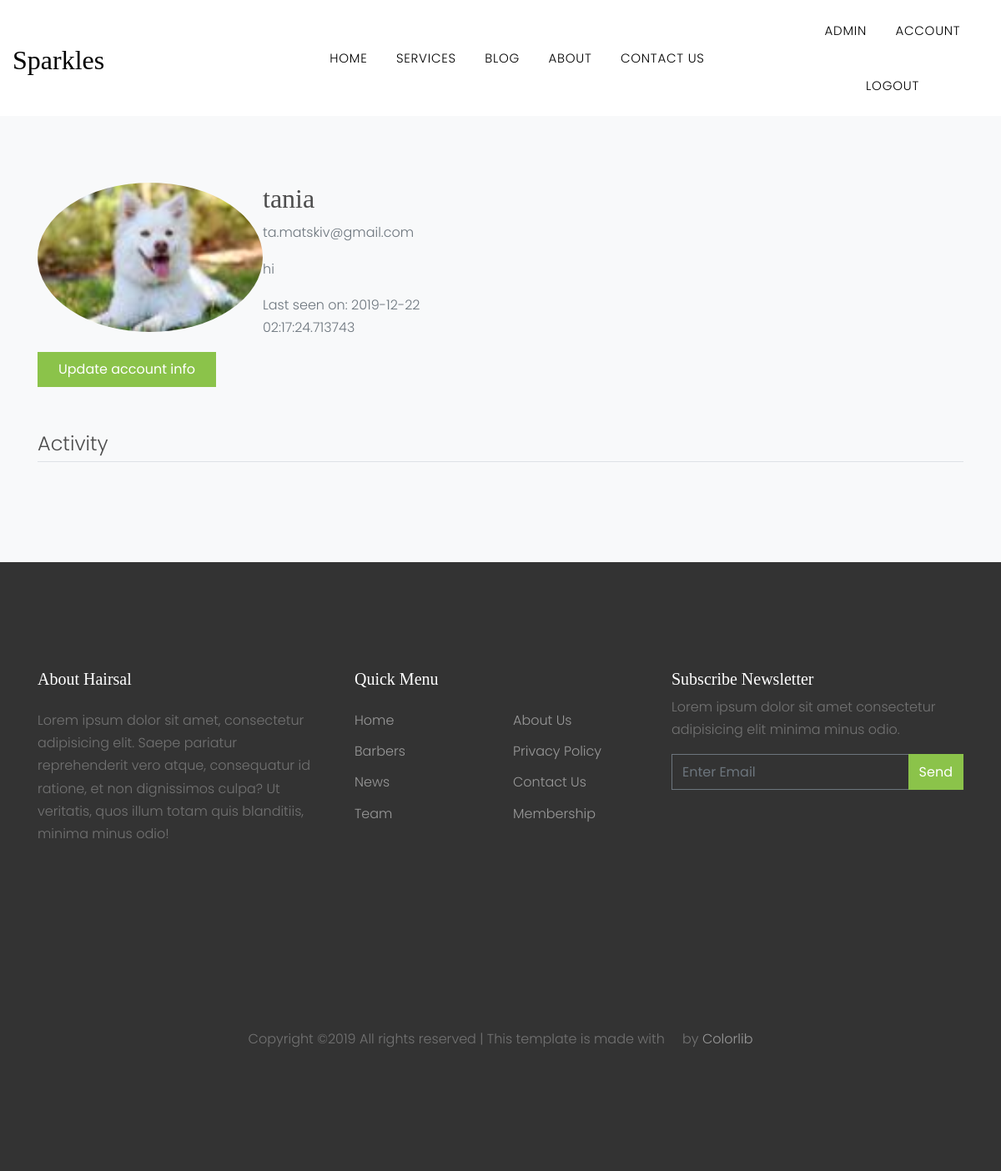
Page /account (signed in) on the earlier database version.
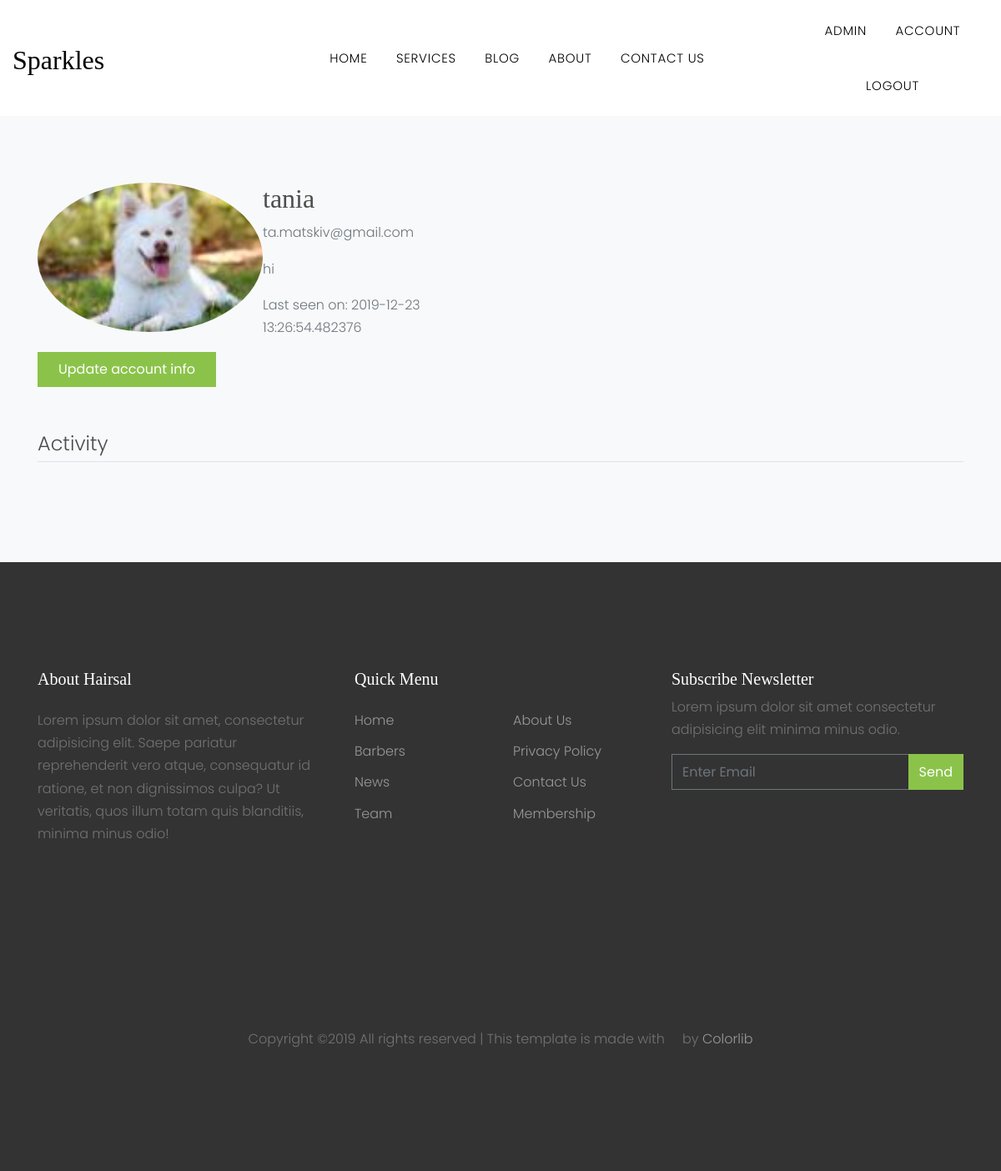
Same page on the later database version.
### flaskblog/models.py (models this page shows, shortened)
class User(db.Model, UserMixin):
	id = db.Column(db. Integer, primary_key=True)
	name = db.Column(db.String(50))
	username = db.Column(db.String(20), unique=True, nullable=False)
	email = db.Column(db.String(120), unique=True, nullable=False)
	image_file = db.Column(db.String(20), nullable=False, default='default.jpg')
	password = db.Column(db.String(60), nullable=False)
	posts = db.relationship( 'Post', backref='author', lazy=True)
	comments = db.relationship('Comment', backref='author', lazy=True)
	about_me = db.Column(db.String(140))
	last_seen = db.Column(db.DateTime, default=datetime.utcnow)
	admin = db.Column(db.Boolean())
	notes = db.Column(db.UnicodeText)
	liked = db.relationship(
		'PostLike',foreign_keys='PostLike.user_id', backref='user', lazy='dynamic')
	followed = db.relationship(
        'User', secondary=followers,
        primaryjoin=(followers.c.follower_id == id),
        secondaryjoin=(followers.c.followed_id == id),
        backref=db.backref('followers', lazy='dynamic'), lazy='dynamic')
	def has_liked_post(self, post):
		return PostLike.query.filter(
			PostLike.user_id == self.id,
			PostLike.post_id == post.id).count() > 0

### flaskblog/routes.py (the view)
@app.route("/account", methods=['GET', 'POST'])
@login_required
def account():
	page = request.args.get('page', 1, type=int)
	posts = Post.query.order_by(Post.date_posted.desc()).paginate(page=page, per_page=20)
	form = UpdateAccountForm()
	if form.validate_on_submit():
		if form.picture.data:
			picture_file = save_picture(form.picture.data)
			current_user.image_file = picture_file
		current_user.username = form.username.data
		current_user.email = form.email.data
		current_user.about_me = form.about_me.data
		if bcrypt.check_password_hash(current_user.password, form.old_pass.data):
			hashed_password = bcrypt.generate_password_hash(form.new_pass.data).decode('utf-8')
			current_user.password = hashed_password
		else:
			flash('Old password is wrong!', 'danger')
			return redirect('account')
		db.session.commit()
		flash('Your account has been updated!', 'success')
		return redirect(url_for('account'))
	elif request.method == 'GET':
		form.username.data = current_user.username
		form.email.data = current_user.email
		form.about_me.data = current_user.about_me
	image_file = url_for('static', filename='profile_pics/' + current_user.image_file)
	return render_template('account.html', title='Account', image_file=image_file, form=form, posts=posts)

### flaskblog/forms.py (shortened to what this page needs)
class UpdateAccountForm(FlaskForm):
	username = StringField('Username', validators=[DataRequired(), Length(min=2, max=20)])
	email = StringField('Email', validators=[DataRequired(), Email()])
	about_me = TextAreaField('About Me')
	picture = FileField('Update Profile Picture', validators=[FileAllowed(['jpg', 'png'])])
	old_pass = PasswordField('Old password', validators=[DataRequired()])
	new_pass = PasswordField('New password', validators=[DataRequired()])
	confirm_pass = PasswordField('Confirm password', validators=[DataRequired(), EqualTo('new_pass')])
	submit = SubmitField('Update')

### flaskblog/models.py (called while the page is built)
@login_manager.user_loader
def load_user(user_id):
	return User.query.get(int(user_id))

### flaskblog/routes.py (called while the page is built)
@app.before_request
def before_request():
    if current_user.is_authenticated:
        current_user.last_seen = datetime.utcnow()
        db.session.commit()

### flaskblog/templates/account.html (shortened to what this page needs)
{% extends "layout.html" %}
{% block content %}
    <div class="site-section bg-light">
      <div class="container">
          <div class="row">
            <div class="col-md-6 mb-5">
                <div class="media">
                    <img class="img-fluid w-50 rounded-circle mb-4" src="{{ image_file }}">
                    <div class="media-body">
                        <h2 class="account-heading">{{ current_user.username }}</h2>
                        <p class="text-secondary">{{ current_user.email }}</p>
                        <p class="text-secondary">{{ current_user.about_me }}</p>
                        <p class="text-secondary">Last seen on: {{ current_user.last_seen }}</p>
                    </div>
                </div>
                 <button class="btn btn-primary py-2 px-4 text-white" onclick="showAccountUpdateFields()">Update account info</button>
              </div>
              <fieldset class="form-group col-md-12">
                  <legend class="border-bottom mb-4">Activity</legend>
              </fieldset>
          </div>
      </div>
    </div>
{% endblock content %}

Differences in the rows shown:
changed User "tania": last_seen "2019-12-22 02:17:24.713743" → "2019-12-23 13:26:54.482376"
